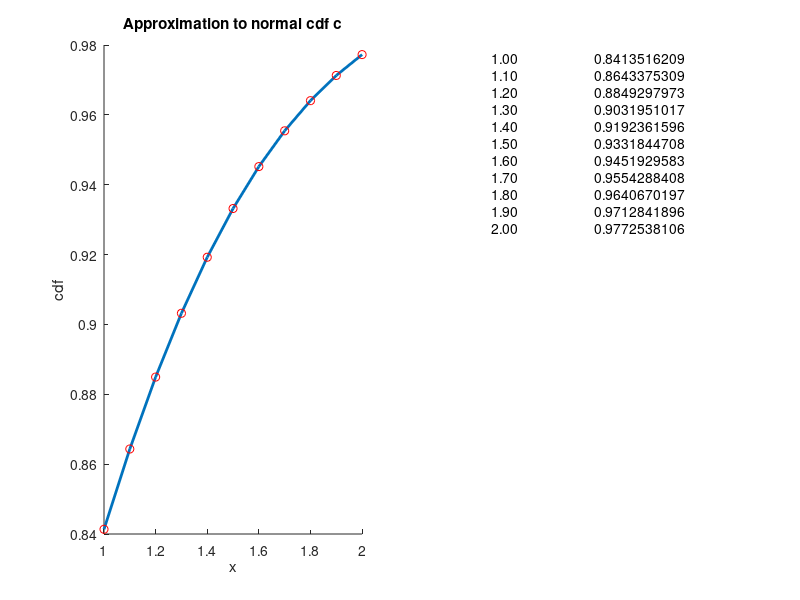

MATLAB code for this plot:

clear all
close all
clc

format long
% main computation
y = 1:0.1:2;
a1= 0.09979268; 
a2= 0.04432014; 
a3= 0.00969920; 
a4=-0.00009862; 
a5= 0.00058155;
t = abs(y);
s = 0.5 - 1.0./( 2.0 .* ( (1.0+a1.*t+a2.*t.^2+a3.*t.^3+a4.*t.^4+a5.*t.^5).^8 ) ); % computer s
phi = 0.5+s.*(-2*(y<0)+1); % if y<0, 0.5-s; if y>0, 0.5+s

% output
disp(' ') ;
disp('Estimation Points')
disp(y)
disp('Estimated Normal CDF')
disp(phi)

subplot(1,2,1)
hold on
plot(y,phi,'LineWidth',2);
xlabel('x')
ylabel('cdf')
title('Approximation to normal cdf c')
scatter(y,phi,'r','o')
hold off

subplot(1,2,2)
axis off
hold on
w1=num2str(y','%10.2f');
w2=num2str(phi','%11.10f');
text(0.1,0.8,w1)
text(0.5,0.8,w2)
hold off
